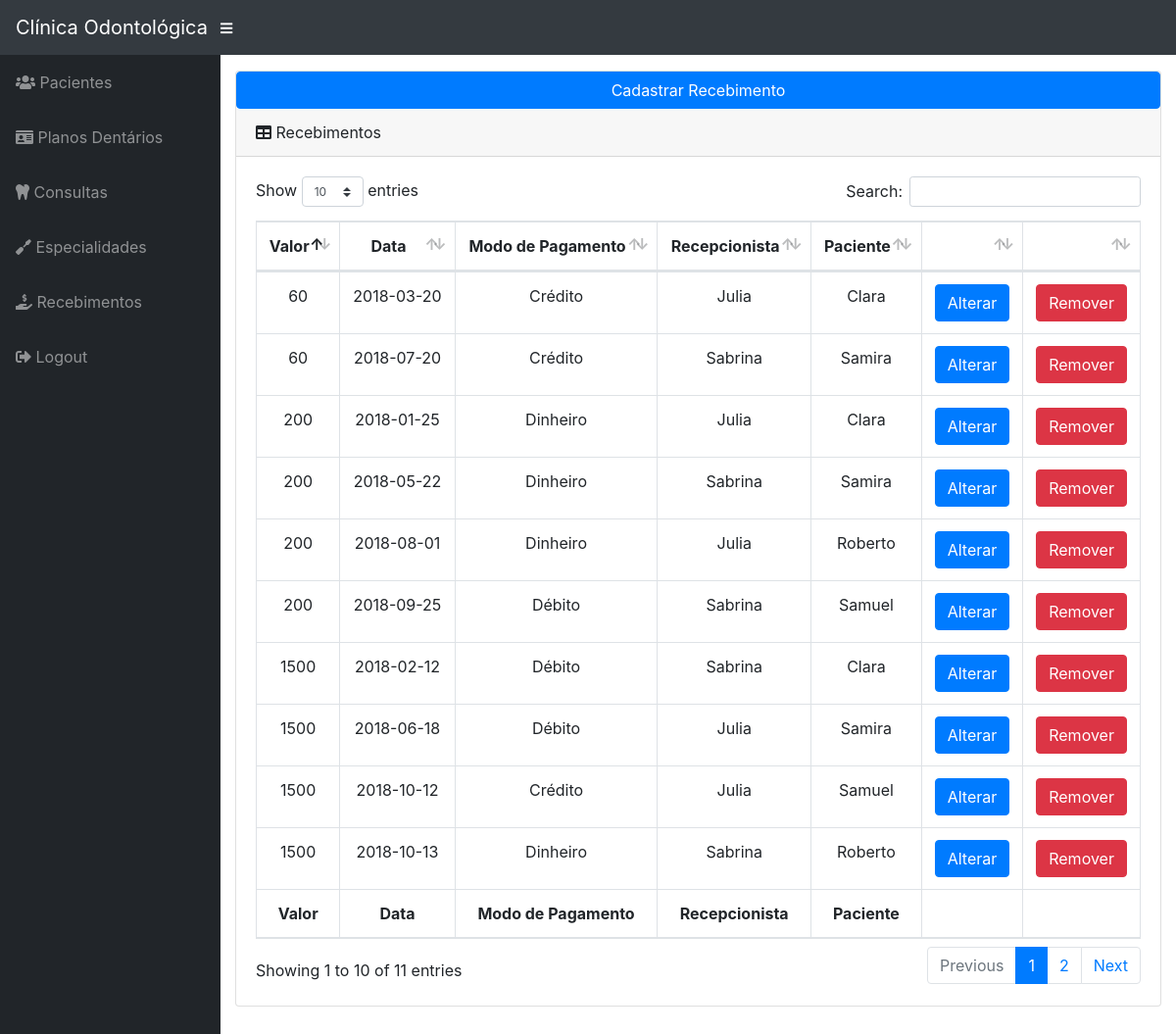
The page /system/recepcionista/recebimentos.php (signed in) on the database its author committed.
### tables this page shows
CREATE TABLE IF NOT EXISTS `recebimento` (
  `id` INT UNSIGNED NOT NULL AUTO_INCREMENT,
  `valor` FLOAT UNSIGNED NOT NULL,
  `data` DATE NOT NULL,
  `modo_pagamento` VARCHAR(45) NOT NULL,
  `recepcionista_id` INT UNSIGNED NULL,
  `paciente_id` INT UNSIGNED NULL,
  PRIMARY KEY (`id`),
  INDEX `fk_balanço_recepcionista1_idx` (`recepcionista_id` ASC),
  INDEX `fk_recebimento_paciente1_idx` (`paciente_id` ASC),
  CONSTRAINT `fk_balanço_recepcionista1`
    FOREIGN KEY (`recepcionista_id`)
    REFERENCES `recepcionista` (`funcionario_id`)
    ON DELETE SET NULL
    ON UPDATE CASCADE,
  CONSTRAINT `fk_recebimento_paciente1`
    FOREIGN KEY (`paciente_id`)
    REFERENCES `paciente` (`id`)
    ON DELETE SET NULL
    ON UPDATE CASCADE);

CREATE TABLE IF NOT EXISTS `funcionario` (
  `id` INT UNSIGNED NOT NULL AUTO_INCREMENT,
  `nome` VARCHAR(45) NOT NULL,
  `sobrenome` VARCHAR(90) NOT NULL,
  `nascimento` DATE NOT NULL,
  `cpf` CHAR(11) NULL,
  `salario` FLOAT UNSIGNED NOT NULL,
  `cargo` VARCHAR(45) NOT NULL,
  PRIMARY KEY (`id`),
  UNIQUE INDEX `id_UNIQUE` (`id` ASC),
  UNIQUE INDEX `cpf_UNIQUE` (`cpf` ASC));

CREATE TABLE IF NOT EXISTS `paciente` (
  `id` INT UNSIGNED NOT NULL AUTO_INCREMENT,
  `nome` VARCHAR(45) NOT NULL,
  `sobrenome` VARCHAR(90) NOT NULL,
  `nascimento` DATE NOT NULL,
  `cpf` CHAR(11) NULL,
  `plano_dentario_id` INT UNSIGNED NULL,
  PRIMARY KEY (`id`),
  UNIQUE INDEX `id_UNIQUE` (`id` ASC),
  UNIQUE INDEX `cpf_UNIQUE` (`cpf` ASC),
  INDEX `fk_paciente_plano_dentario1_idx` (`plano_dentario_id` ASC),
  CONSTRAINT `fk_paciente_plano_dentario1`
    FOREIGN KEY (`plano_dentario_id`)
    REFERENCES `plano_dentario` (`id`)
    ON DELETE SET NULL
    ON UPDATE CASCADE);

### php/classRecebimento.php (called while the page is built, shortened)
<?php
class Recebimento{
	private $id;
	public function __construct(){
		$database = new Database();
		$dbSet = $database->dbSet();
		$this->conn = $dbSet;
	}
	public function setId($id){
        $this->id = $id;
    }
	public function viewAll(){
		$stmt = $this->conn->prepare("SELECT * FROM recebimento");
		$stmt->execute();
		return $stmt;
	}
	public function nomeRecepcionista(){
		try{
			$stmt = $this->conn->prepare("SELECT funcionario.nome FROM recebimento, funcionario WHERE recebimento.recepcionista_id = funcionario.id AND recebimento.id = :id");
			$stmt->bindParam(":id", $this->id);
			$stmt->execute();
			$result = $stmt->fetch(PDO::FETCH_OBJ);
			if(empty($result)){
				return "";
			}else{
				return $result->nome;
			}
		}catch(PDOExcecption $e){
			echo $e->getMessage();
			return 0;
		}
	}
	public function nomePaciente(){
		try{
			$stmt = $this->conn->prepare("SELECT paciente.nome FROM recebimento, paciente WHERE recebimento.paciente_id = paciente.id AND recebimento.id = :id");
			$stmt->bindParam(":id", $this->id);
			$stmt->execute();
			$result = $stmt->fetch(PDO::FETCH_OBJ);
			if(empty($result)){
				return "";
			}else{
				return $result->nome;
			}
		}catch(PDOExcecption $e){
			echo $e->getMessage();
			return 0;
		}
	}
}
?>

### system/recepcionista/recebimentos.php (the view, shortened to what this page needs)
<?php
include_once '/../../php/classRecebimento.php';
$r = new Recebimento();
?>
      <div id="content-wrapper">
        <div class="container-fluid">
          <div class="card mb-3">
            <div>
              <button class="btn btn-primary btn-block" onclick="window.location.href='cadastrar/cadastrar-recebimento.php'" name="cadastrar-recebimento">Cadastrar Recebimento</button>
            </div>
            <div class="card-header">
              <i class="fas fa-table"></i>
              Recebimentos</div>
            <div class="card-body">
              <div class="table-responsive">
                <table class="table table-bordered" id="dataTable" width="100%" cellspacing="0">
                  <thead>
                    <tr align="center">
                      <th>Valor</th>
                      <th>Data</th>
                      <th>Modo de Pagamento</th>
                      <th>Recepcionista</th>
                      <th>Paciente</th>
                      <th></th>
                      <th></th>
                    </tr>
                  </thead>
                  <tfoot>
                    <tr align="center">
                      <th>Valor</th>
                      <th>Data</th>
                      <th>Modo de Pagamento</th>
                      <th>Recepcionista</th>
                      <th>Paciente</th>
                      <th></th>
                      <th></th>
                    </tr>
                  </tfoot>
                  <tbody>
                      <?php
                      $stmt = $r->viewAll();
                      while($row = $stmt->fetch(PDO::FETCH_OBJ)){ ?>
                      <tr align="center">
                        <td> <?= $row->valor; ?> </td>
                        <td> <?= $row->data; ?> </td>
                        <td> <?= $row->modo_pagamento ?> </td>
                        <?php
                            $r->setId($row->id);
                            $nome_recepcionista = $r->nomeRecepcionista();
                        ?>
                        <td> <?= $nome_recepcionista; ?> </td>
                        <?php
                            $nome_paciente = $r->nomePaciente();
                        ?>
                        <td> <?=$nome_paciente; ?> </td>
                        <td><a href="editar/editar-recebimento.php?id=<?=$row->id?>" class="btn btn-primary">Alterar</a></td>
                        <td><a href="#" class="btn btn-danger" data-toggle="modal" data-target="#removeModal<?=$row->id?>">Remover</a></td>
                      </tr>
                      <?php } ?>
                  </tbody>
                </table>
              </div>
            </div>
          </div>
        </div>
      </div>
      <?php
      $stmt = $r->viewAll();
      while($row = $stmt->fetch(PDO::FETCH_OBJ)){ ?>
      <div class="modal fade" id="removeModal<?=$row->id?>" tabindex="-1" role="dialog" aria-labelledby="exampleModalLabel" aria-hidden="true">
        <div class="modal-dialog" role="document">
          <div class="modal-content">
            <div class="modal-header">
              <h5 class="modal-title" id="exampleModalLabel">Você tem certeza que deseja remover?</h5>
              <button class="close" type="button" data-dismiss="modal" aria-label="Close">
                <span aria-hidden="true">×</span>
              </button>
            </div>
            <div class="modal-body">Essa ação não poderá ser desfeita</div>
            <div class="modal-footer">
              <button class="btn btn-secondary" type="button" data-dismiss="modal">Cancelar</button>
              <form action="recebimentos.php" method="post">
                <input type="hidden" name="id" value="<?=$row->id?>">
                <button class="btn btn-primary" href="#" name="botao-remover">Remover</button>
              </form>
            </div>
          </div>
        </div>
      </div>
<?php } include_once'footer.php' ?>

### css/sb-admin.css (style rules this page uses)
html { position: relative; min-height: 100%; }
body { height: 100%; }
#wrapper #content-wrapper { overflow-x: hidden; width: 100%; padding-top: 1rem; padding-bottom: 80px; }
:root { --input-padding-x: 0.75rem; --input-padding-y: 0.75rem; }

### rows shown on the page
recebimento: valor "200", data "2018-01-25", modo_pagamento "Dinheiro", funcionario.nome "Julia", paciente.nome "Clara"
recebimento: valor "1500", data "2018-02-12", modo_pagamento "Débito", funcionario.nome "Sabrina", paciente.nome "Clara"
recebimento: valor "60", data "2018-03-20", modo_pagamento "Crédito", funcionario.nome "Julia", paciente.nome "Clara"
recebimento: valor "200", data "2018-05-22", modo_pagamento "Dinheiro", funcionario.nome "Sabrina", paciente.nome "Samira"
recebimento: valor "1500", data "2018-06-18", modo_pagamento "Débito", funcionario.nome "Julia", paciente.nome "Samira"
recebimento: valor "60", data "2018-07-20", modo_pagamento "Crédito", funcionario.nome "Sabrina", paciente.nome "Samira"
recebimento: valor "200", data "2018-08-01", modo_pagamento "Dinheiro", funcionario.nome "Julia", paciente.nome "Roberto"
recebimento: valor "200", data "2018-09-25", modo_pagamento "Débito", funcionario.nome "Sabrina", paciente.nome "Samuel"
recebimento: valor "1500", data "2018-10-12", modo_pagamento "Crédito", funcionario.nome "Julia", paciente.nome "Samuel"
recebimento: valor "1500", data "2018-10-13", modo_pagamento "Dinheiro", funcionario.nome "Sabrina", paciente.nome "Roberto"
